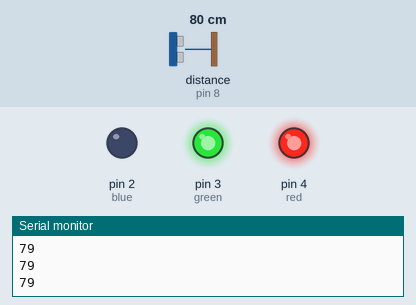
Recording of a sketch running on a simulated Arduino Uno, built with avr-gcc and run on an emulated ATmega328P. Parts: output pins drawn as LEDs (lit = HIGH), the last lines printed to the serial monitor. Wiring (inferred from the names in the program): ultrasonic range finder: trigger pin 7; echo pin 8. The test bench sets the inputs (shaded band); at power-on: distance to the obstacle (sensor on pin 8) 80 cm. The echo pulse lasts 58.3 µs per cm; pins used as bus, display or sensor lines are not drawn.

Above: at 1.2 s.
1.3 s: distance to the obstacle (sensor on pin 8) set to 14 cm
2.8 s: distance to the obstacle (sensor on pin 8) set to 11 cm
At 4.0 s:
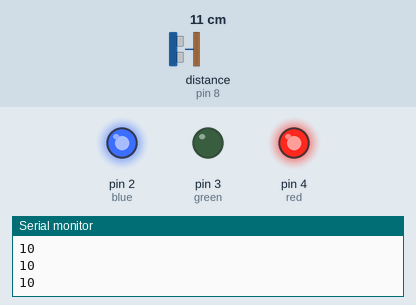
4.3 s: distance to the obstacle (sensor on pin 8) set to 8 cm
5.8 s: distance to the obstacle (sensor on pin 8) set to 5 cm
At 7.0 s:
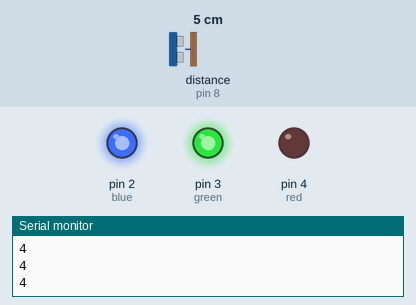
7.3 s: distance to the obstacle (sensor on pin 8) set to 9 cm
At 8.4 s:
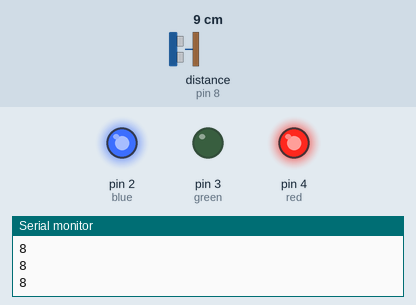
8.8 s: distance to the obstacle (sensor on pin 8) set to 2 cm
At 9.6 s:
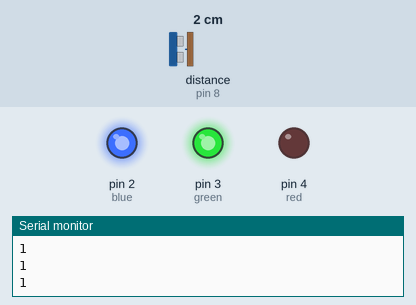
Timing chart, 0 to 11.3 s (numbered marks = the images above; inputs shaded):
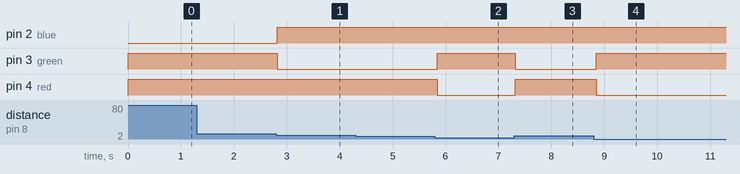

Measured:
- the behaviour switches between 13 and 12 cm on distance to the obstacle (sensor on pin 8) (found by bisection; images 0 and 1)
- the behaviour switches between 7 and 6 cm on distance to the obstacle (sensor on pin 8) (found by bisection; images 1 and 2)
- after the input at 2.8 s, pin 2 (blue): LOW → HIGH at once; pin 3 (green): HIGH → LOW at once
- after the input at 5.8 s, pin 3 (green): LOW → HIGH at once; pin 4 (red): HIGH → LOW at once
- after the input at 7.3 s, pin 3 (green): HIGH → LOW at once; pin 4 (red): LOW → HIGH at once
- after the input at 8.8 s, pin 3 (green): LOW → HIGH after 0.05 s; pin 4 (red): HIGH → LOW after 0.05 s

The sketch:

test_HR.ino
```cpp
#define sensorTrigPin 7
#define sensorEchoPin 8
#define red 4
#define green 3
#define blue 2

void setup()
{
    Serial.begin(9600);
    pinMode(sensorTrigPin, OUTPUT);
    pinMode(sensorEchoPin, INPUT);
    pinMode(blue, OUTPUT);
    pinMode(green, OUTPUT);
    pinMode(red, OUTPUT);
}

void loop()
{
    int pulseWidth = 0;

    digitalWrite(sensorTrigPin, HIGH);
    delayMicroseconds(10);
    digitalWrite(sensorTrigPin, LOW);

    pulseWidth = pulseIn(sensorEchoPin, HIGH);
    int distance = pulseWidth/58.2;
    Serial.println(distance);


    if (distance <6)
    {
      digitalWrite(blue,HIGH);
      digitalWrite(green,HIGH);
      digitalWrite(red,LOW);
    }
    if (distance > 6 && distance <12)
    {
      digitalWrite(red,HIGH);
      digitalWrite(blue,HIGH);
      digitalWrite(green,LOW);
    }
    if (distance > 18)
    {
      digitalWrite(red,HIGH);
      digitalWrite(green,HIGH);
      digitalWrite(blue,LOW);
    }
   delay(50);
}
```
